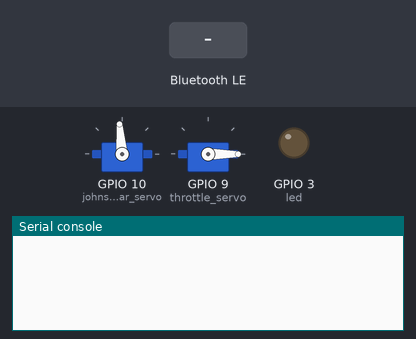
The program below on a simulated ESP32 board running MicroPython. Parts: 2 × servo, output pins drawn as LEDs (lit = HIGH), the last lines printed to the serial console. The inputs (shaded band) are chosen by the test bench. Files the program writes start out absent; random numbers come from a fixed seed; nothing arrives over Bluetooth unless stated; servo angles are drawn from the pulse width (0.5 ms = 0°, 2.5 ms = 180°).

Above: at 1.2 s.
1.3 s: "." written over Bluetooth
At 1.7 s:
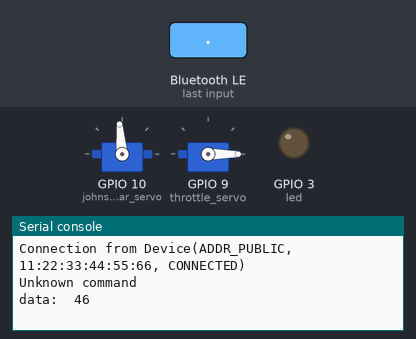
2.8 s: "on" written over Bluetooth
At 4.0 s:
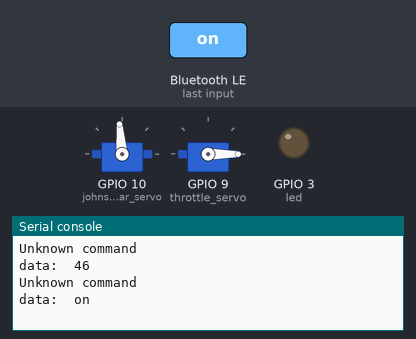
4.3 s: "off" written over Bluetooth
At 5.1 s:
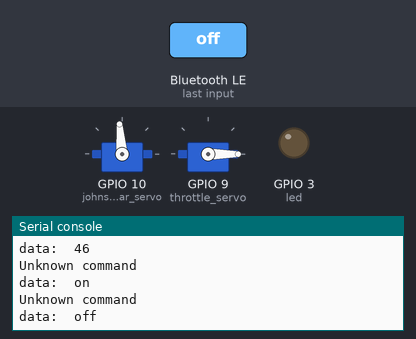

The program:

main.py
```python
# Rui Santos & Sara Santos - Random Nerd Tutorials
# Complete project details at https://RandomNerdTutorials.com/micropython-esp32-bluetooth-low-energy-ble/

from micropython import const
import asyncio
import aioble
import bluetooth
import struct
import time
import os
from machine import Pin, PWM
from random import randint

# Map Seeed ESP32 pins to Micropython expectations.  Use only Dx when assigning pins
D0 = 2
D1 = 3
D2 = 4
D3 = 5
D4 = 6
D5 = 7
D6 = 12 # Specualation, does not actually work.   Could be because D6 and D7 are
D7 = 11 # But pin behaves strangely, suggest not to use       for UART Tx and Rx
D8 = 8
D9 = 9
D10 = 10

#Servo positions default and current values - overwritten by config.txt if it exists
# Johnson
FORWARD = 123
FORWARDDEFAULT = 123
NEUTRAL = 95
NEUTRALDEFAULT = 95
REVERSE = 60
REVERSEDEFAULT = 60
# Throttle
THROTTLEOFF = 0
THROTTLEOFFDEFAULT = 9
THROTTLEMAX = 100
THROTTLEMAXDEFAULT=100

#Bluetooth codes
FORWARDCOMMAND = 10
NEUTRALCOMMAND = 20
REVERSECOMMAND = 30

# Init LED
led = Pin(D1, Pin.OUT)
led.value(0)
led_enable = 1

# Init Servos
throttle_servo = PWM(Pin(D9))
throttle_servo.freq(50)
johnson_bar_servo = PWM(Pin(D10))
johnson_bar_servo.freq(50)

# Function to set the servo angle
# Pulse width for 0 degrees is around 0.5ms (duty_u16 = 1638)
# Pulse width for 180 degrees is around 2.5ms (duty_u16 = 8191)
# These values might need slight adjustment for your specific servo.
def set_servo_angle(servo, angle):
    # Map the angle (0-180) to the appropriate duty cycle range
    # 0 degrees corresponds to a duty_u16 of ~1638
    # 180 degrees corresponds to a duty_u16 of ~8191
    # You can fine-tune these min/max duty cycle values based on your servo's specifications
    min_duty = 1638  # Example: 0.5ms pulse at 50Hz
    max_duty = 8191  # Example: 2.5ms pulse at 50Hz
    if angle < 0: angle = 0
    if angle > 180: angle = 180
    duty = int(min_duty + (angle / 180) * (max_duty - min_duty))
#    print(angle, duty)
    servo.duty_u16(duty)

johnson_bar_position = NEUTRAL
set_servo_angle(johnson_bar_servo,johnson_bar_position)
throttle_position = 0
set_servo_angle(throttle_servo,throttle_position)
previous_interrupt_time = 0
axle_delta = 0
#got_interrupt = False

def sensor_isr(pin):
    global previous_interrupt_time, axle_delta
    interrupt_time = time.ticks_ms()
    axle_delta = interrupt_time - previous_interrupt_time
    previous_interrupt_time = interrupt_time
#    got_interrupt = True
    if led_enable: led.value(1-led.value())

sensor = Pin(D4, Pin.IN)
sensor.irq(trigger=Pin.IRQ_FALLING, handler=sensor_isr)

# Init random value
value = 0

# See the following for generating UUIDs:
# https://www.uuidgenerator.net/
_BLE_SERVICE_UUID = bluetooth.UUID('19b10000-e8f2-537e-4f6c-d104768a1214')
#_BLE_SENSOR_CHAR_UUID = bluetooth.UUID('19b10001-e8f2-537e-4f6c-d104768a1214')
_BLE_LED_ENABLE_UUID = bluetooth.UUID('19b10001-e8f2-537e-4f6c-d104768a1214')
_BLE_JOHNSON_UUID = bluetooth.UUID('19b10002-e8f2-537e-4f6c-d104768a1214')
_BLE_THROTTLE_UUID = bluetooth.UUID('19b10003-e8f2-537e-4f6c-d104768a1214')
_BLE_READSPEED_UUID = bluetooth.UUID('19b10004-e8f2-537e-4f6c-d104768a1214')
_BLE_SETSERVODEFAULTS_UUID = bluetooth.UUID('19b10005-e8f2-537e-4f6c-d104768a1214')

# How frequently to send advertising beacons.
_ADV_INTERVAL_MS = 250_000

# Register GATT server, the service and characteristics
ble_service = aioble.Service(_BLE_SERVICE_UUID)
led_enable_characteristic = aioble.Characteristic(ble_service, _BLE_LED_ENABLE_UUID, read=True, write=True, capture=True)
johnson_characteristic = aioble.Characteristic(ble_service, _BLE_JOHNSON_UUID, read=True, write=True, notify=False, capture=True)
throttle_characteristic = aioble.Characteristic(ble_service, _BLE_THROTTLE_UUID, read=True, write=True, notify=False, capture=True)
readspeed_characteristic = aioble.Characteristic(ble_service, _BLE_READSPEED_UUID, read=True, write=False, notify=True, capture=False)
setservos_characteristic = aioble.Characteristic(ble_service, _BLE_SETSERVODEFAULTS_UUID, read=True, write=True, notify=False, capture=True)

# Register service(s)
aioble.register_services(ble_service)

# Helper to encode the data characteristic UTF-8
#def _encode_data(data):
#    return str(data).encode('utf-8')

def _encode_data(data):
    return struct.pack("<I", data)  # 32-bit unsigned int (little-endian)

# Helper to decode the LED characteristic encoding (bytes).
def _decode_data(data):
    try:
        if data is not None:
            # Decode the UTF-8 data
            number = int.from_bytes(data, 'big')
            return number
    except Exception as e:
        print("Error decoding temperature:", e)
        return None

def decode_unknown(data):
    """
    Try to decode an unknown data object into a number or text string.
    Handles bytes, bytearray, str, and numeric types.
    Returns the decoded value (int, float, or str).
    """
    # --- Handle None ---
    if data is None:
        return None

    # --- If already a number ---
    if isinstance(data, (int, float)):
        return data

    # --- If it's bytes or bytearray ---
    if isinstance(data, (bytes, bytearray)):
        if len(data) == 1: # It's an 8 bit integer
            return data[0]
        # Try text decoding
        try:
            text = data.decode('utf-8')
            # Try to interpret text as a number
            try:
                if '.' in text:
                    return float(text)
                else:
                    return int(text)
            except ValueError:
                return text.strip()  # just return as text
        except UnicodeDecodeError:
            # As fallback, try hex or repr
			return data.hex()

    # --- If it's already a string ---
    if isinstance(data, str):
        # Try number first
        try:
            if '.' in data:
                return float(data)
            else:
                return int(data)
        except ValueError:
            return data.strip()

    # --- Fallback: convert to string ---
    return str(data)

# Serially wait for connections. Don't advertise while a central is connected.
async def peripheral_task():
    while True:
        try:
            async with await aioble.advertise(
                _ADV_INTERVAL_MS,
                name="RUBY ESP32",
                services=[_BLE_SERVICE_UUID],
                ) as connection:
                    print("Connection from", connection.device)
                    await connection.disconnected()
        except asyncio.CancelledError:
            # Catch the CancelledError
            print("Peripheral task cancelled")
        except Exception as e:
            print("Error in peripheral_task:", e)
        finally:
            # Ensure the loop continues to the next iteration
            await asyncio.sleep_ms(100)

# Get new value and update characteristic
async def readspeed_task():
    global axle_delta, previous_interrupt_time
    while True:
        if time.ticks_ms() - previous_interrupt_time > 500 :
            value = 5000
        else :
            value = axle_delta
        readspeed_characteristic.write(_encode_data(value), send_update=True)
        await asyncio.sleep_ms(50)

async def setservodefaults_task():
    global FORWARD, FORWARDDEFAULT, NEUTRAL, NEUTRALDEFAULT, REVERSE, REVERSEDEFAULT, THROTTLEOFF, THROTTLEOFFDEFAULT, THROTTLEMAX, THROTTLEMAXDEFAULT
    byte_data = struct.pack('5B', FORWARD, NEUTRAL, REVERSE, THROTTLEOFF, THROTTLEMAX)
    setservos_characteristic.write(byte_data)
    while True:
        try:
            connection, data = await throttle_characteristic.written()
            FORWARD, NEUTRAL, REVERSE, THROTTLEOFF, THROTTLEMAX = struct.unpack('<5B', data)
        except asyncio.CancelledError:
            # Catch the CancelledError
            print("Peripheral task cancelled")
        except Exception as e:
            print("Error in peripheral_task:", e)
        finally:
            # Ensure the loop continues to the next iteration
            await asyncio.sleep_ms(100)


async def sensor_task():
    while True:
        # Simulate reading a sensor
        temp = random.randint(20, 30)
        print(f"Updating sensor value to: {temp}°C")

        # Write to the characteristic.
        # When a phone reads this characteristic, it gets this value.
        temp_char.write(struct.pack("<h", temp * 100))

        await asyncio.sleep(5)


async def wait_for_throttle_write():
    global throttle_position
    while True:
        try:
            connection, data = await throttle_characteristic.written()
            print(data)
            print(type)
            data = decode_unknown(data)
            print('Connection: ', connection)
            print('Data: ', data)
            if isinstance(data,int) :
                throttle_position = data
                print("hello")
                set_servo_angle(throttle_servo,throttle_position)
        except asyncio.CancelledError:
            # Catch the CancelledError
            print("Peripheral task cancelled")
        except Exception as e:
            print("Error in peripheral_task:", e)
        finally:
            # Ensure the loop continues to the next iteration
            await asyncio.sleep_ms(100)

async def wait_for_johnson_write():
    global johnson_bar_position
    while True:
        try:
            connection, data = await johnson_characteristic.written()
            print(data)
            print(type)
            data = decode_unknown(data)
            if data == FORWARDCOMMAND: johnson_bar_position = FORWARD
            elif data == REVERSECOMMAND: johnson_bar_position = REVERSE
            elif data == NEUTRALCOMMAND: johnson_bar_position = NEUTRAL
            print('Connection: ', connection)
            print('Data: ', data)
            set_servo_angle(johnson_bar_servo,johnson_bar_position)
        except asyncio.CancelledError:
            # Catch the CancelledError
            print("Peripheral task cancelled")
        except Exception as e:
            print("Error in peripheral_task:", e)
        finally:
            # Ensure the loop continues to the next iteration
            await asyncio.sleep_ms(100)

async def wait_for_led_enable_write():
    global led_enable
    while True:
        try:
            connection, data = await led_enable_characteristic.written()
#            print(data)
#            print(type)
            data = decode_unknown(data)
#            print('Connection: ', connection)
#            print('Data: ', data)
            if data == 1:
                print('Enabling red led')
                led_enable = 1
                led.value(1)
            elif data == 0:
                print('Disabling red led')
                led_enable = 0
                led.value(0)
            else:
                print('Unknown command')
                print("data: ",data)
        except asyncio.CancelledError:
            # Catch the CancelledError
            print("Peripheral task cancelled")
        except Exception as e:
            print("Error in peripheral_task:", e)
        finally:
            # Ensure the loop continues to the next iteration
            await asyncio.sleep_ms(100)

# Run tasks
async def main():
#    t1 = asyncio.create_task(sensor_task())
    t2 = asyncio.create_task(peripheral_task())
    t3 = asyncio.create_task(wait_for_throttle_write())
    t4 = asyncio.create_task(wait_for_johnson_write())
    t5 = asyncio.create_task(wait_for_led_enable_write())
    t6 = asyncio.create_task(readspeed_task())
    t7 = asyncio.create_task(setservodefaults_task())
    await asyncio.gather(t2)

import os
if "config.txt" in os.listdir():
    # Safe to read
    with open("config.txt", "r") as f:
        content = f.read()
        clean_line = content.strip()
        parts = clean_line.split(',')
        FORWARD = int(parts[0])
        NEUTRAL = int(parts[1])  # Convert back to int for use
        REVERSE = int(parts[2])
        THROTTLEOFF = int(parts[3])
        THROTTLEMAX = int(parts[4])


        print(f"FORWARD: {FORWARD} | NEUTRAL: {NEUTRAL} | REVERSE {REVERSE} | THROTTLEOFF: {THROTTLEOFF} | THROTTLEMAX: {THROTTLEMAX}")

else: # Save the harcoded default values
    with open("config.txt", "w") as f:
        f.write(f"{FORWARDDEFAULT},{NEUTRALDEFAULT},{REVERSEDEFAULT},{THROTTLEOFFDEFAULT},{THROTTLEMAXDEFAULT}\n")

asyncio.run(main())
```

Measured:
- after the input at 1.3 s, the serial console: prints a new line at once (image 1)
- after the input at 2.8 s, the serial console: prints a new line at once (image 2)
- after the input at 4.3 s, the serial console: prints a new line at once (image 3)
